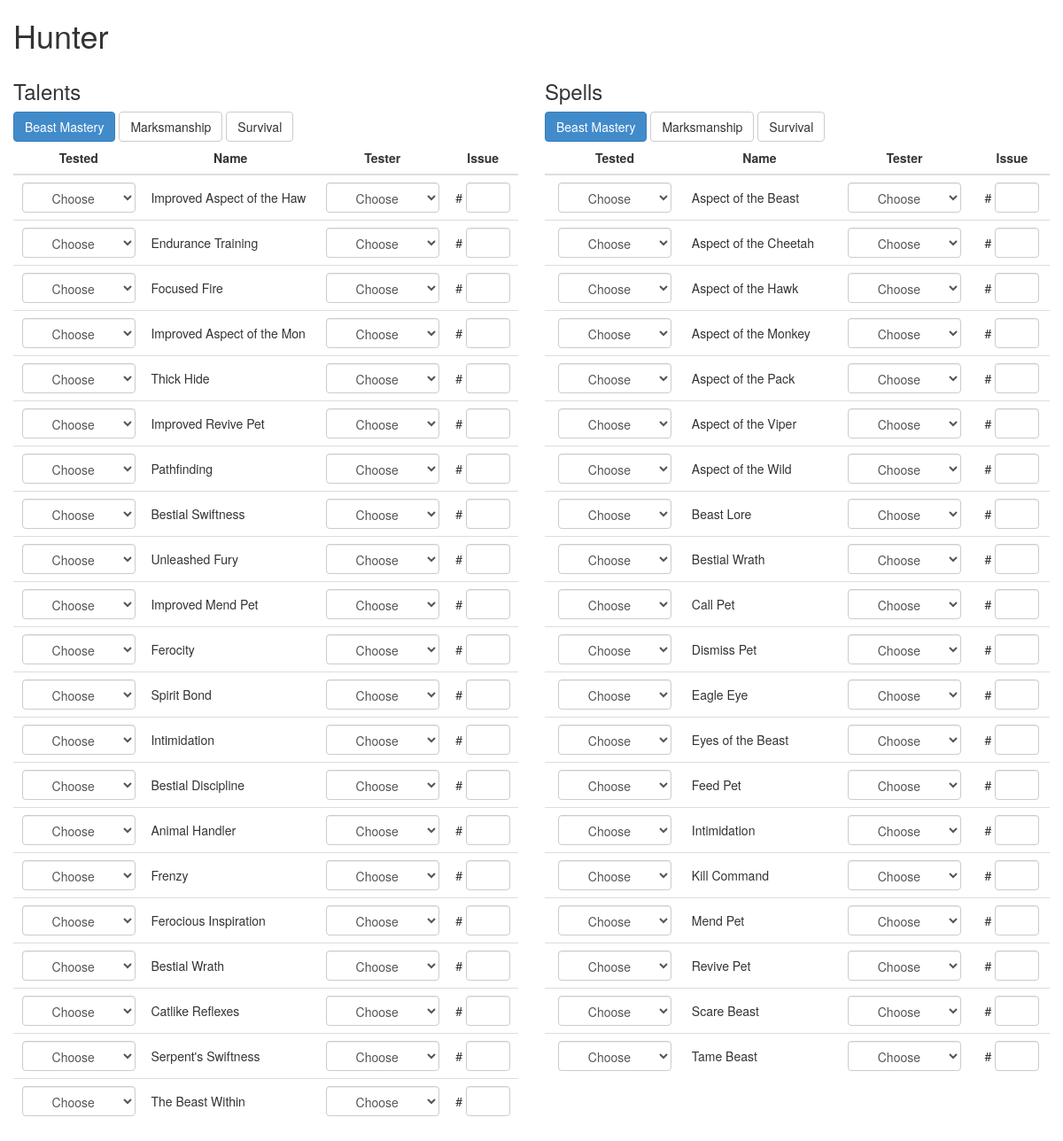
Screenshot of /external/classes/index.php?class=hunter with the database file from the repository.
### tables this page shows
CREATE TABLE `class_test_talents` (
  `id` int(3) NOT NULL AUTO_INCREMENT,
  `class` int(2) NOT NULL,
  `spe` int(1) NOT NULL,
  `name` varchar(50) NOT NULL,
  `tester` int(2) NOT NULL,
  `issue` int(3) NOT NULL,
  `tested` int(1) NOT NULL,
  PRIMARY KEY (`id`)
);

CREATE TABLE `class_test_spells` (
  `id` int(3) NOT NULL AUTO_INCREMENT,
  `class` int(2) NOT NULL,
  `spe` int(1) NOT NULL,
  `name` varchar(50) NOT NULL,
  `tester` int(2) NOT NULL,
  `issue` int(3) NOT NULL,
  `tested` int(1) NOT NULL,
  PRIMARY KEY (`id`)
);

### external/classes/index.php (the view, shortened to what this page needs)
<?php
require('stats.php');
try {
    $handler = new PDO("mysql:host=".$db['suntools']['host'].";port=".$db['suntools']['port'].";dbname=".$db['suntools']['database']['suntools'], $db['suntools']['user'], $db['suntools']['password'], array(PDO::MYSQL_ATTR_INIT_COMMAND => "SET NAMES utf8"));
    $handler->setAttribute(PDO::ATTR_ERRMODE, PDO::ERRMODE_EXCEPTION);
} catch(PDOException $e) {
    echo $e->getMessage();
    die();
}
function getClass($category, $spe) {
    global $handler, $class;
    $category = strtolower($category);
    $query = $handler->prepare('SELECT * FROM class_test_' . $category .' WHERE class = :class AND spe = :spe');
    $query->bindValue(':class', $class, PDO::PARAM_INT);
    $query->bindValue(':spe', $spe, PDO::PARAM_INT);
    $query->execute();
    echo
        '<table id="' . $category . '-' . $spe . '" class="table table-hover">
                        <thead>
                            <tr>
                                <th>Tested</th>
                                <th>Name</th>
                                <th>Tester</th>
                                <th>Issue</th>
                            </tr>
                        </thead>
                        <tbody>';
    while ($getClassTalents = $query->fetch()) {
		switch($getClassTalents['tested']) {
			default: $tr = "";
		}
        if ($getClassTalents['issue'] == 0) {
            $getClassTalents['issue'] = null;
            $link = '#';
        } else {
            $link = '<a href="https://github.com/Nqsty/Sunstrider-Classes-Issues/issues/' . $getClassTalents['issue'] .'">#</a>';
        }
        $name = str_replace("'", "\'", $getClassTalents['name']);
        echo
                            '<tr class="' . $tr . '">
                                <td>
                                    <select class="form-control status" onchange="update(\'' . $category .'\', \'' . $name . '\', \'tested\', this.value)">
                                        <option value="0">Choose</option>
                                        <option value="1" ' . selected($getClassTalents['tested'], 1) . '>Assigned</option>
                                        <option value="2" ' . selected($getClassTalents['tested'], 2) . '>OK</option>
                                        <option value="3" ' . selected($getClassTalents['tested'], 3) . '>BUG</option>
                                    </select>
                                </td>
                                <td>' . $getClassTalents['name'] . '</td>
                                <td>
                                    <select class="form-control" onchange="update(\'' . $category .'\', \'' . $name . '\', \'tester\', this.value)">
                                        <option value="0">Choose</option>
                                        <option value="1" ' . selected($getClassTalents['tester'], 1) . '>Athene</option>
                                        <option value="2" ' . selected($getClassTalents['tester'], 2) . '>Beldin</option>
                                        <option value="3" ' . selected($getClassTalents['tester'], 3) . '>Brainjuice</option>
                                        <option value="4" ' . selected($getClassTalents['tester'], 4) . '>Gadianna</option>
                                        <option value="5" ' . selected($getClassTalents['tester'], 5) . '>Horius</option>
                                        <option value="6" ' . selected($getClassTalents['tester'], 6) . '>Kadaver</option>
                                        <option value="7" ' . selected($getClassTalents['tester'], 7) . '>Krimi</option>
                                        <option value="8" ' . selected($getClassTalents['tester'], 8) . '>Laws</option>
                                        <option value="9" ' . selected($getClassTalents['tester'], 9) . '>Leekie</option>
                                        <option value="10" ' . selected($getClassTalents['tester'], 10) . '>Mikelus</option>
                                        <option value="11" ' . selected($getClassTalents['tester'], 11) . '>Muranounet</option>
                                        <option value="12" ' . selected($getClassTalents['tester'], 12) . '>Potestas</option>
                                        <option value="13" ' . selected($getClassTalents['tester'], 13) . '>Vanquish</option>
                                        <option value="14" ' . selected($getClassTalents['tester'], 14) . '>Yukka</option>
                                    </select>
                                </td>
                                <td><span>' . $link .'</span> <input class="form-control link" type="text" onchange="update(\'' . $category .'\', \'' . $name . '\', \'issue\', this.value)" value="' . $getClassTalents['issue'] . '" /></td>
                            </tr>';
    }
    echo
                        '</tbody>
                    </table>';
}
?>
<!DOCTYPE html>
<html>
	<head>
		<link rel="stylesheet" href="../../lib/bootstrap/css/bootstrap.css">
	</head>
	<body>
<?php
if(!isset($_GET['class'])) {
	echo '<div class="col-md-12">
                <h2>SunClasses</h2>
                <p>
                    <a href="https://github.com/Nqsty/Sunstrider-Classes-Issues/issues">Issue Tracker</a> - <a href="https://github.com/Nqsty/Sunstrider-Classes-Issues/wiki">Wiki</a>
                </p>
            </div>';
    echo globalProgression();
    echo classProgression(11);
    echo classProgression(3);
    echo classProgression(8);
    echo classProgression(2);
    echo classProgression(5);
    echo classProgression(4);
    echo classProgression(7);
    echo classProgression(9);
    echo classProgression(1);
} else {
    $class = htmlspecialchars($_GET['class']);
    switch($class) {
        case "hunter":  $class = 3;     $spe1 = "Beast Mastery";    $spe2 = "Marksmanship"; $spe3 = "Survival";     break;
    }
    echo
			'<div class="fluid-container">
                <div class="col-md-12">
                    <h1>' . ucfirst($_GET['class']) . '</h1>
                </div>
                <div class="col-md-6">
                    <h3>Talents</h3>
                    <button id="talents1" onclick="display(\'talents\', 1)" type="button" class="btn btn-primary">' . $spe1 . '</button>
                    <button id="talents2" onclick="display(\'talents\', 2)" type="button" class="btn btn-default">' . $spe2 . '</button>
                    <button id="talents3" onclick="display(\'talents\', 3)" type="button" class="btn btn-default">' . $spe3 . '</button>';
    getClass("talents", 1);
    echo
                '</div>
                <div class="col-md-6">
                    <h3>Spells</h3>
                    <button id="spells1" onclick="display(\'spells\', 1)" type="button" class="btn btn-primary">' . $spe1 . '</button>
                    <button id="spells2" onclick="display(\'spells\', 2)" type="button" class="btn btn-default">' . $spe2 . '</button>
                    <button id="spells3" onclick="display(\'spells\', 3)" type="button" class="btn btn-default">' . $spe3 . '</button>';
    getClass("spells", 1);
?>
			</div>
		</body>
	</html>
<?php
}
?>

### external/classes/index.php (style rules this page uses)
.table > tbody > tr > td { vertical-align: middle; }
.table > thead > tr > th, .table > tbody > tr > td { text-align: center; }
.table > tbody > tr > td:nth-child(2) { text-align: left; }
.table > tbody > tr > td > input { width: 50px; text-align: center; display: inline; }
.table > tbody > tr > td > select { width: 128px; text-align: center; display: inline; }

### rows the page displays
class_test_talents: name "Choose", name "Improved Aspect of the Haw", issue "#"
class_test_talents: name "Choose", name "Endurance Training", issue "#"
class_test_talents: name "Choose", name "Focused Fire", issue "#"
class_test_talents: name "Choose", name "Improved Aspect of the Mon", issue "#"
class_test_talents: name "Choose", name "Thick Hide", issue "#"
class_test_talents: name "Choose", name "Improved Revive Pet", issue "#"
class_test_talents: name "Choose", name "Pathfinding", issue "#"
class_test_talents: name "Choose", name "Bestial Swiftness", issue "#"
class_test_talents: name "Choose", name "Unleashed Fury", issue "#"
class_test_talents: name "Choose", name "Improved Mend Pet", issue "#"
class_test_talents: name "Choose", name "Ferocity", issue "#"
class_test_talents: name "Choose", name "Spirit Bond", issue "#"
class_test_talents: name "Choose", name "Intimidation", issue "#"
class_test_talents: name "Choose", name "Bestial Discipline", issue "#"
class_test_talents: name "Choose", name "Animal Handler", issue "#"
class_test_talents: name "Choose", name "Frenzy", issue "#"
class_test_talents: name "Choose", name "Ferocious Inspiration", issue "#"
class_test_talents: name "Choose", name "Bestial Wrath", issue "#"
class_test_talents: name "Choose", name "Catlike Reflexes", issue "#"
class_test_talents: name "Choose", name "Serpent's Swiftness", issue "#"
class_test_talents: name "Choose", name "The Beast Within", issue "#"
class_test_spells: name "Aspect of the Beast", issue "#"
class_test_spells: name "Aspect of the Cheetah", issue "#"
class_test_spells: name "Aspect of the Hawk", issue "#"
class_test_spells: name "Aspect of the Monkey", issue "#"
class_test_spells: name "Aspect of the Pack", issue "#"
class_test_spells: name "Aspect of the Viper", issue "#"
class_test_spells: name "Aspect of the Wild", issue "#"
class_test_spells: name "Beast Lore", issue "#"
class_test_spells: name "Choose", issue "#"
class_test_spells: name "Call Pet", issue "#"
class_test_spells: name "Dismiss Pet", issue "#"
class_test_spells: name "Eagle Eye", issue "#"
class_test_spells: name "Eyes of the Beast", issue "#"
class_test_spells: name "Feed Pet", issue "#"
class_test_spells: name "Choose", issue "#"
class_test_spells: name "Kill Command", issue "#"
class_test_spells: name "Mend Pet", issue "#"
class_test_spells: name "Revive Pet", issue "#"
class_test_spells: name "Scare Beast", issue "#"
class_test_spells: name "Tame Beast", issue "#"

### other values shown
$_GET['class'] "Hunter"
$spe1 "Beast Mastery"
$spe2 "Marksmanship"
$spe3 "Survival"
